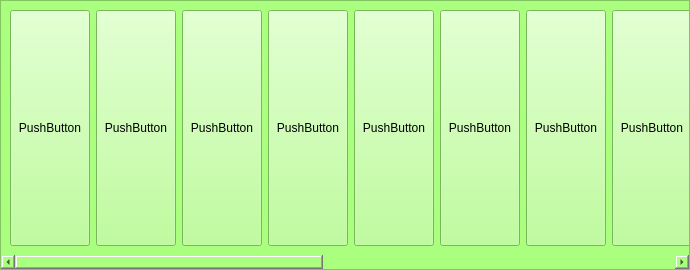
<?xml version="1.0" encoding="UTF-8"?>
<ui version="4.0">
 <class>ModelWindow</class>
 <widget class="QWidget" name="ModelWindow">
  <property name="geometry">
   <rect>
    <x>0</x>
    <y>0</y>
    <width>690</width>
    <height>270</height>
   </rect>
  </property>
  <property name="sizePolicy">
   <sizepolicy hsizetype="Expanding" vsizetype="Expanding">
    <horstretch>0</horstretch>
    <verstretch>0</verstretch>
   </sizepolicy>
  </property>
  <property name="windowTitle">
   <string>Form</string>
  </property>
  <property name="styleSheet">
   <string notr="true">background-color: rgb(170, 255, 127);</string>
  </property>
  <layout class="QHBoxLayout" name="horizontalLayout">
   <property name="spacing">
    <number>0</number>
   </property>
   <property name="leftMargin">
    <number>0</number>
   </property>
   <property name="topMargin">
    <number>0</number>
   </property>
   <property name="rightMargin">
    <number>0</number>
   </property>
   <property name="bottomMargin">
    <number>0</number>
   </property>
   <item>
    <widget class="QScrollArea" name="scrollArea">
     <property name="widgetResizable">
      <bool>true</bool>
     </property>
     <widget class="QWidget" name="scrollAreaWidgetContents">
      <property name="geometry">
       <rect>
        <x>0</x>
        <y>0</y>
        <width>1474</width>
        <height>254</height>
       </rect>
      </property>
      <property name="sizePolicy">
       <sizepolicy hsizetype="Preferred" vsizetype="Expanding">
        <horstretch>0</horstretch>
        <verstretch>0</verstretch>
       </sizepolicy>
      </property>
      <layout class="QHBoxLayout" name="horizontalLayout_2">
       <item>
        <widget class="QPushButton" name="pushButton">
         <property name="sizePolicy">
          <sizepolicy hsizetype="Fixed" vsizetype="Expanding">
           <horstretch>0</horstretch>
           <verstretch>0</verstretch>
          </sizepolicy>
         </property>
         <property name="text">
          <string>PushButton</string>
         </property>
         <property name="iconSize">
          <size>
           <width>16</width>
           <height>16</height>
          </size>
         </property>
        </widget>
       </item>
       <item>
        <widget class="QPushButton" name="pushButton_10">
         <property name="sizePolicy">
          <sizepolicy hsizetype="Fixed" vsizetype="Expanding">
           <horstretch>0</horstretch>
           <verstretch>0</verstretch>
          </sizepolicy>
         </property>
         <property name="text">
          <string>PushButton</string>
         </property>
        </widget>
       </item>
       <item>
        <widget class="QPushButton" name="pushButton_17">
         <property name="sizePolicy">
          <sizepolicy hsizetype="Fixed" vsizetype="Expanding">
           <horstretch>0</horstretch>
           <verstretch>0</verstretch>
          </sizepolicy>
         </property>
         <property name="text">
          <string>PushButton</string>
         </property>
        </widget>
       </item>
       <item>
        <widget class="QPushButton" name="pushButton_16">
         <property name="sizePolicy">
          <sizepolicy hsizetype="Fixed" vsizetype="Expanding">
           <horstretch>0</horstretch>
           <verstretch>0</verstretch>
          </sizepolicy>
         </property>
         <property name="text">
          <string>PushButton</string>
         </property>
        </widget>
       </item>
       <item>
        <widget class="QPushButton" name="pushButton_15">
         <property name="sizePolicy">
          <sizepolicy hsizetype="Fixed" vsizetype="Expanding">
           <horstretch>0</horstretch>
           <verstretch>0</verstretch>
          </sizepolicy>
         </property>
         <property name="text">
          <string>PushButton</string>
         </property>
        </widget>
       </item>
       <item>
        <widget class="QPushButton" name="pushButton_2">
         <property name="sizePolicy">
          <sizepolicy hsizetype="Fixed" vsizetype="Expanding">
           <horstretch>0</horstretch>
           <verstretch>0</verstretch>
          </sizepolicy>
         </property>
         <property name="text">
          <string>PushButton</string>
         </property>
        </widget>
       </item>
       <item>
        <widget class="QPushButton" name="pushButton_14">
         <property name="sizePolicy">
          <sizepolicy hsizetype="Fixed" vsizetype="Expanding">
           <horstretch>0</horstretch>
           <verstretch>0</verstretch>
          </sizepolicy>
         </property>
         <property name="text">
          <string>PushButton</string>
         </property>
        </widget>
       </item>
       <item>
        <widget class="QPushButton" name="pushButton_9">
         <property name="sizePolicy">
          <sizepolicy hsizetype="Fixed" vsizetype="Expanding">
           <horstretch>0</horstretch>
           <verstretch>0</verstretch>
          </sizepolicy>
         </property>
         <property name="text">
          <string>PushButton</string>
         </property>
        </widget>
       </item>
       <item>
        <widget class="QPushButton" name="pushButton_13">
         <property name="sizePolicy">
          <sizepolicy hsizetype="Fixed" vsizetype="Expanding">
           <horstretch>0</horstretch>
           <verstretch>0</verstretch>
          </sizepolicy>
         </property>
         <property name="text">
          <string>PushButton</string>
         </property>
        </widget>
       </item>
       <item>
        <widget class="QPushButton" name="pushButton_3">
         <property name="sizePolicy">
          <sizepolicy hsizetype="Fixed" vsizetype="Expanding">
           <horstretch>0</horstretch>
           <verstretch>0</verstretch>
          </sizepolicy>
         </property>
         <property name="text">
          <string>PushButton</string>
         </property>
        </widget>
       </item>
       <item>
        <widget class="QPushButton" name="pushButton_12">
         <property name="sizePolicy">
          <sizepolicy hsizetype="Fixed" vsizetype="Expanding">
           <horstretch>0</horstretch>
           <verstretch>0</verstretch>
          </sizepolicy>
         </property>
         <property name="text">
          <string>PushButton</string>
         </property>
        </widget>
       </item>
       <item>
        <widget class="QPushButton" name="pushButton_11">
         <property name="sizePolicy">
          <sizepolicy hsizetype="Fixed" vsizetype="Expanding">
           <horstretch>0</horstretch>
           <verstretch>0</verstretch>
          </sizepolicy>
         </property>
         <property name="text">
          <string>PushButton</string>
         </property>
        </widget>
       </item>
       <item>
        <widget class="QPushButton" name="pushButton_8">
         <property name="sizePolicy">
          <sizepolicy hsizetype="Fixed" vsizetype="Expanding">
           <horstretch>0</horstretch>
           <verstretch>0</verstretch>
          </sizepolicy>
         </property>
         <property name="text">
          <string>PushButton</string>
         </property>
        </widget>
       </item>
       <item>
        <widget class="QPushButton" name="pushButton_4">
         <property name="sizePolicy">
          <sizepolicy hsizetype="Fixed" vsizetype="Expanding">
           <horstretch>0</horstretch>
           <verstretch>0</verstretch>
          </sizepolicy>
         </property>
         <property name="text">
          <string>PushButton</string>
         </property>
        </widget>
       </item>
       <item>
        <widget class="QPushButton" name="pushButton_7">
         <property name="sizePolicy">
          <sizepolicy hsizetype="Fixed" vsizetype="Expanding">
           <horstretch>0</horstretch>
           <verstretch>0</verstretch>
          </sizepolicy>
         </property>
         <property name="text">
          <string>PushButton</string>
         </property>
        </widget>
       </item>
       <item>
        <widget class="QPushButton" name="pushButton_5">
         <property name="sizePolicy">
          <sizepolicy hsizetype="Fixed" vsizetype="Expanding">
           <horstretch>0</horstretch>
           <verstretch>0</verstretch>
          </sizepolicy>
         </property>
         <property name="text">
          <string>PushButton</string>
         </property>
        </widget>
       </item>
       <item>
        <widget class="QPushButton" name="pushButton_6">
         <property name="sizePolicy">
          <sizepolicy hsizetype="Fixed" vsizetype="Expanding">
           <horstretch>0</horstretch>
           <verstretch>0</verstretch>
          </sizepolicy>
         </property>
         <property name="text">
          <string>PushButton</string>
         </property>
        </widget>
       </item>
      </layout>
     </widget>
    </widget>
   </item>
  </layout>
 </widget>
 <resources/>
 <connections/>
</ui>
